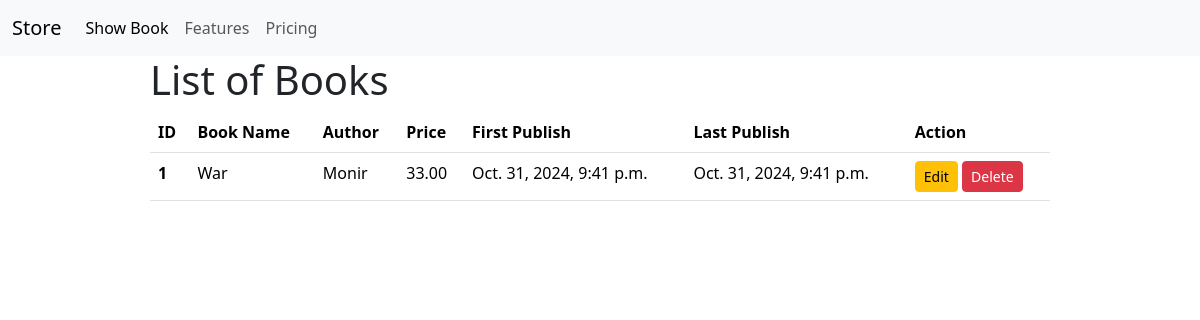
Before: /show_book/ with the older database file.
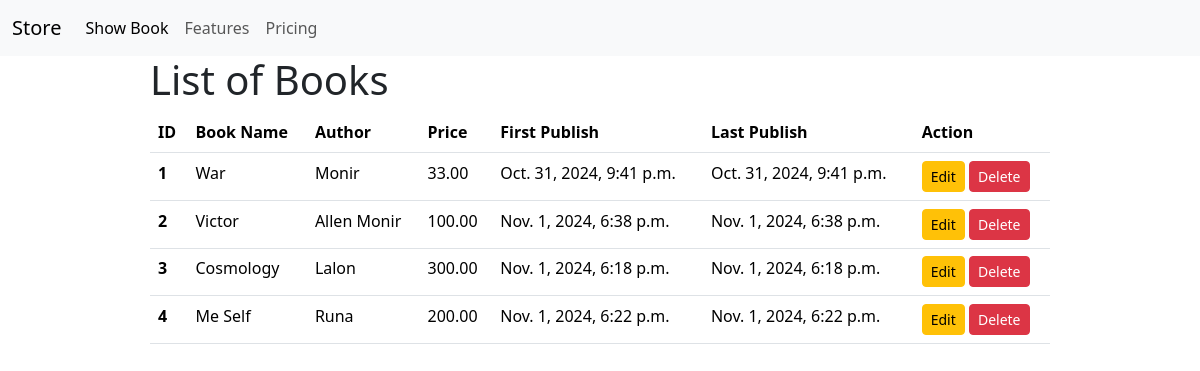
After: the same page with the newer database file.
### book_store/models.py (models this page shows, shortened)
class bookModel(models.Model):
    type = (
        ('Mystery', 'Mystery'),
        ('Thriller', 'Thriller'),
        ('Flying', 'Flying'),
        ('Horror', 'Horror'),
    )
    id = models.IntegerField(primary_key=True)
    book_name = models.CharField(max_length=30)
    author = models.CharField(max_length=30)
    category = models.CharField(max_length=30, choices=type)
    first_publish = models.DateTimeField(auto_now_add=True)
    last_publish = models.DateTimeField(auto_now=True)
    price = models.DecimalField(max_digits=10, decimal_places=2)

### book_store/views.py (the view)
# urls.py: path('show_book/', views.show_book, name='show_book'),
def show_book(request):
    book = bookModel.objects.all()
    return render(request, 'show.html', {"data": book})

### book_store/templates/show.html
{% extends 'base.html' %}
{% block content %}
<div class="w-75 mx-auto">
	<h1>List of Books</h1>
	{% if data %}
<table class="table table table-hover">
  <thead>
    <tr>
      <th scope="col">ID</th>
      <th scope="col">Book Name</th>
      <th scope="col">Author</th>
      <th scope="col">Price</th>
      <th scope="col">First Publish</th>
      <th scope="col">Last Publish</th>
      <th scope="col">Action</th>
    </tr>
  </thead>
  <tbody>
  	{% for item in data %}
		<tr>
      <th >{{ item.id }}</th>
			<td>{{item.book_name}}</td>
			<td>{{ item.author }}</td>
			<td>{{ item.price }}</td>
			<td>{{ item.first_publish }}</td>
			<td>{{ item.last_publish }}</td>
			<td>
				<a href="{% url 'edit_book' id=item.id %}" class="btn btn-warning btn-sm">Edit</a>
				<a href="{% url 'delete_book' id=item.id %}" class="btn btn-danger btn-sm">Delete</a>
			</td>
		</tr>
    <tr>
	{% endfor %}
  </tbody>
</table>
{% else %}
 <h2>No Data</h2>
</div>
{% endif %}
{% endblock %}

### book_store/templates/base.html (shortened to what this page needs)
<!doctype html>
<html lang="en">
<head>
	<link href="https://cdn.jsdelivr.net/npm/bootstrap@5.3.3/dist/css/bootstrap.min.css" rel="stylesheet">
</head>
<body>
<nav class="navbar navbar-expand-lg bg-body-tertiary">
  <div class="container-fluid">
    <a class="navbar-brand" href=" {% url 'store_new' %}">Store</a>
    <div class="collapse navbar-collapse" id="navbarNav">
      <ul class="navbar-nav">
        <li class="nav-item">
          <a class="nav-link active" aria-current="page" href="{% url 'show_book'%}">Show Book</a>
        </li>
        <li class="nav-item">
          <a class="nav-link" href="#">Features</a>
        </li>
        <li class="nav-item">
          <a class="nav-link" href="#">Pricing</a>
        </li>
      </ul>
    </div>
  </div>
</nav>
{% block content %}{% endblock %}
</body>
</html>

Changed rows visible on the page:
added bookModel: id "2", book_name "Victor", author "Allen Monir", price "100.00", first_publish "Nov. 1, 2024, 6:38 p.m.", last_publish "Nov. 1, 2024, 6:38 p.m."
added bookModel: id "3", book_name "Cosmology", author "Lalon", price "300.00", first_publish "Nov. 1, 2024, 6:18 p.m.", last_publish "Nov. 1, 2024, 6:18 p.m."
added bookModel: id "4", book_name "Me Self", author "Runa", price "200.00", first_publish "Nov. 1, 2024, 6:22 p.m.", last_publish "Nov. 1, 2024, 6:22 p.m."
